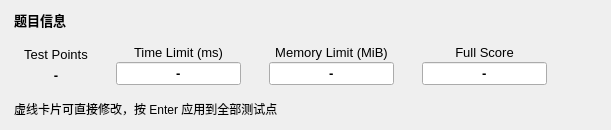
    <widget class="QFrame" name="cardProblemInfo">
     <layout class="QVBoxLayout" name="cardProblemInfoLayout">
      <property name="leftMargin">
       <number>14</number>
      </property>
      <property name="topMargin">
       <number>10</number>
      </property>
      <property name="rightMargin">
       <number>14</number>
      </property>
      <property name="bottomMargin">
       <number>12</number>
      </property>
      <property name="spacing">
       <number>8</number>
      </property>
      <item>
       <widget class="QLabel" name="cardProblemInfoTitle">
        <property name="font">
         <font>
          <pointsize>10</pointsize>
          <bold>true</bold>
         </font>
        </property>
        <property name="text">
         <string>题目信息</string>
        </property>
       </widget>
      </item>
      <item>
       <layout class="QHBoxLayout" name="taskInfoLayout">
        <property name="spacing">
         <number>8</number>
        </property>
        <item>
         <widget class="QFrame" name="infoBoxCase">
          <layout class="QVBoxLayout" name="infoBoxCaseLayout">
           <property name="leftMargin">
            <number>10</number>
           </property>
           <property name="topMargin">
            <number>7</number>
           </property>
           <property name="rightMargin">
            <number>10</number>
           </property>
           <property name="bottomMargin">
            <number>7</number>
           </property>
           <property name="spacing">
            <number>2</number>
           </property>
           <item>
            <widget class="QLabel" name="taskInfoCaseCaption">
             <property name="font">
              <font>
               <pointsize>10</pointsize>
              </font>
             </property>
             <property name="text">
              <string>Test Points</string>
             </property>
             <property name="alignment">
              <set>Qt::AlignmentFlag::AlignCenter</set>
             </property>
            </widget>
           </item>
           <item>
            <widget class="QLabel" name="taskInfoCaseValue">
             <property name="font">
              <font>
               <pointsize>10</pointsize>
               <bold>true</bold>
              </font>
             </property>
             <property name="text">
              <string>-</string>
             </property>
             <property name="alignment">
              <set>Qt::AlignmentFlag::AlignCenter</set>
             </property>
            </widget>
           </item>
          </layout>
         </widget>
        </item>
        <item>
         <widget class="QFrame" name="infoBoxTime">
          <layout class="QVBoxLayout" name="infoBoxTimeLayout">
           <property name="leftMargin">
            <number>10</number>
           </property>
           <property name="topMargin">
            <number>7</number>
           </property>
           <property name="rightMargin">
            <number>10</number>
           </property>
           <property name="bottomMargin">
            <number>7</number>
           </property>
           <property name="spacing">
            <number>2</number>
           </property>
           <item>
            <widget class="QLabel" name="taskInfoTimeCaption">
             <property name="font">
              <font>
               <pointsize>10</pointsize>
              </font>
             </property>
             <property name="text">
              <string>Time Limit (ms)</string>
             </property>
             <property name="alignment">
              <set>Qt::AlignmentFlag::AlignCenter</set>
             </property>
            </widget>
           </item>
           <item>
            <widget class="QLineEdit" name="taskInfoTimeValue">
             <property name="minimumSize">
              <size>
               <width>56</width>
               <height>22</height>
              </size>
             </property>
             <property name="font">
              <font>
               <pointsize>10</pointsize>
               <bold>true</bold>
              </font>
             </property>
             <property name="toolTip">
              <string>Edit to apply the time limit to all test cases...</string>
             </property>
             <property name="text">
              <string>-</string>
             </property>
             <property name="alignment">
              <set>Qt::AlignmentFlag::AlignCenter</set>
             </property>
            </widget>
           </item>
          </layout>
         </widget>
        </item>
        <item>
         <widget class="QFrame" name="infoBoxMemory">
          <layout class="QVBoxLayout" name="infoBoxMemoryLayout">
           <property name="leftMargin">
            <number>10</number>
           </property>
           <property name="topMargin">
            <number>7</number>
           </property>
           <property name="rightMargin">
            <number>10</number>
           </property>
           <property name="bottomMargin">
            <number>7</number>
           </property>
           <property name="spacing">
            <number>2</number>
           </property>
           <item>
            <widget class="QLabel" name="taskInfoMemoryCaption">
             <property name="font">
              <font>
               <pointsize>10</pointsize>
              </font>
             </property>
             <property name="text">
              <string>Memory Limit (MiB)</string>
             </property>
             <property name="alignment">
              <set>Qt::AlignmentFlag::AlignCenter</set>
             </property>
            </widget>
           </item>
           <item>
            <widget class="QLineEdit" name="taskInfoMemoryValue">
             <property name="minimumSize">
              <size>
               <width>56</width>
               <height>22</height>
              </size>
             </property>
             <property name="font">
              <font>
               <pointsize>10</pointsize>
               <bold>true</bold>
              </font>
             </property>
             <property name="toolTip">
              <string>Edit to apply the memory limit to all test cases...</string>
             </property>
             <property name="text">
              <string>-</string>
             </property>
             <property name="alignment">
              <set>Qt::AlignmentFlag::AlignCenter</set>
             </property>
            </widget>
           </item>
          </layout>
         </widget>
        </item>
        <item>
         <widget class="QFrame" name="infoBoxScore">
          <layout class="QVBoxLayout" name="infoBoxScoreLayout">
           <property name="leftMargin">
            <number>10</number>
           </property>
           <property name="topMargin">
            <number>7</number>
           </property>
           <property name="rightMargin">
            <number>10</number>
           </property>
           <property name="bottomMargin">
            <number>7</number>
           </property>
           <property name="spacing">
            <number>2</number>
           </property>
           <item>
            <widget class="QLabel" name="taskInfoScoreCaption">
             <property name="font">
              <font>
               <pointsize>10</pointsize>
              </font>
             </property>
             <property name="text">
              <string>Full Score</string>
             </property>
             <property name="alignment">
              <set>Qt::AlignmentFlag::AlignCenter</set>
             </property>
            </widget>
           </item>
           <item>
            <widget class="QLineEdit" name="taskInfoScoreValue">
             <property name="minimumSize">
              <size>
               <width>56</width>
               <height>22</height>
              </size>
             </property>
             <property name="font">
              <font>
               <pointsize>10</pointsize>
               <bold>true</bold>
              </font>
             </property>
             <property name="toolTip">
              <string>Edit to split the full score over all test cases...</string>
             </property>
             <property name="text">
              <string>-</string>
             </property>
             <property name="alignment">
              <set>Qt::AlignmentFlag::AlignCenter</set>
             </property>
            </widget>
           </item>
          </layout>
         </widget>
        </item>
        <item>
         <spacer name="taskInfoSpacer">
          <property name="sizeType">
           <enum>QSizePolicy::Expanding</enum>
          </property>
          <property name="orientation">
           <enum>Qt::Orientation::Horizontal</enum>
          </property>
          <property name="sizeHint" stdset="0">
           <size>
            <width>40</width>
            <height>20</height>
           </size>
          </property>
         </spacer>
        </item>
       </layout>
      </item>
      <item>
       <widget class="QLabel" name="taskInfoHint">
        <property name="font">
         <font>
          <pointsize>9</pointsize>
         </font>
        </property>
        <property name="text">
         <string>虚线卡片可直接修改，按 Enter 应用到全部测试点</string>
        </property>
       </widget>
      </item>
     </layout>
    </widget>
